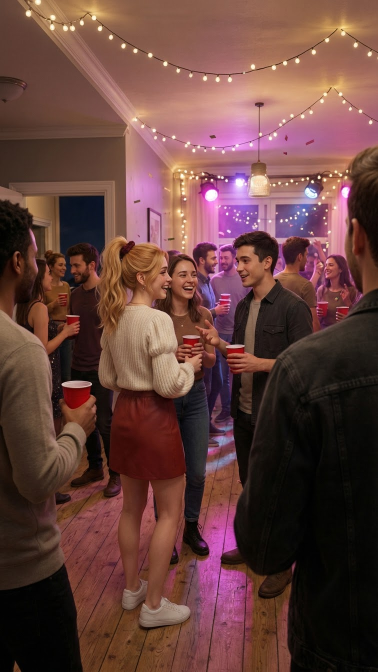
#> input picture quellen/uploads/LIVE1_gemini.jpg, 756 x 1344 px (shown at 1/2 size)
$ python -i v88_bilder.py   (imports and definitions only)
#> lines starting #> are read from the running program, lines starting #| are printed output that depends on the picture
#> further down, picture is the input picture: shape (1344, 756, 3); mean B, G, R 60.7, 65.6, 101.6
# V8.8: Bilder aus Bauliste offen-v8-8 (A, J). Wiederholbar. Kein Weichzeichner übers Bild.
# Weg wie V8.7: Upload -> Lanczos auf Zielgröße + leichtes Nachschärfen -> dist/img/CODE.webp
import cv2, numpy as np, os, json, re, sys, shutil, subprocess, io
from PIL import Image, ImageFilter
sys.path.insert(0, '/home/claude/game/proc')
from varianten import maske, speichere_overlay
from v87_draussen_dunkler import dunkel
R = '/home/claude/du-verpasst-was/'; U = R + 'quellen/uploads/'; G = '/home/claude/game/'; O = G + 'dist/img/'
nur = set(sys.argv[1:]); soll = lambda t: not nur or t in nur
# [1 line not run here, left out]
def fertig(im, W=1920, H=1080, schaerfe=45):
#> called with W = 1920, H = 1080, schaerfe = 45
    im = cv2.resize(im, (W, H), interpolation=cv2.INTER_LANCZOS4)
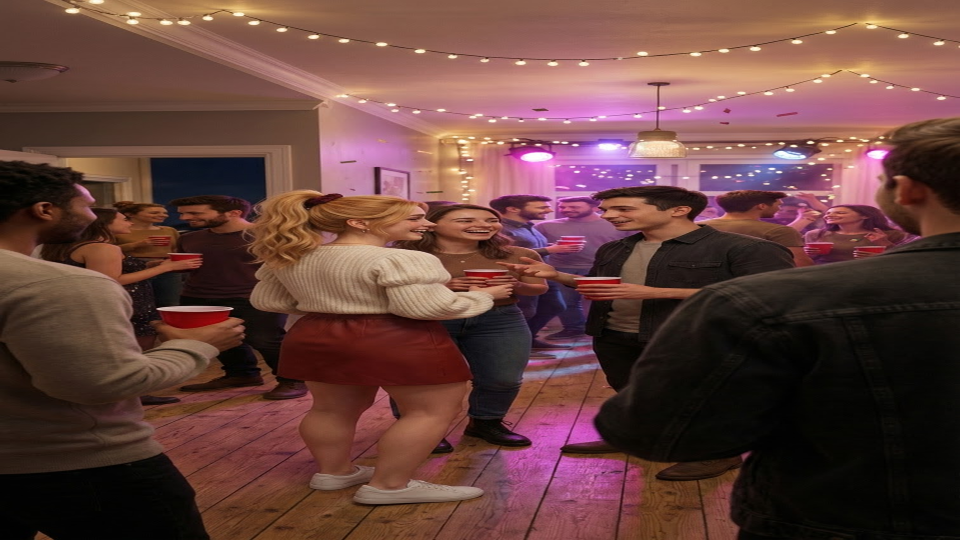
#> im: shape (1080, 1920, 3) (shown at 1/2 size); mean of channels 0, 1, 2 60.7, 65.6, 101.6; drawn as B, G, R
    p = Image.fromarray(cv2.cvtColor(im, cv2.COLOR_BGR2RGB)).filter(ImageFilter.UnsharpMask(1.2, schaerfe, 2))
    return cv2.cvtColor(np.asarray(p), cv2.COLOR_RGB2BGR)
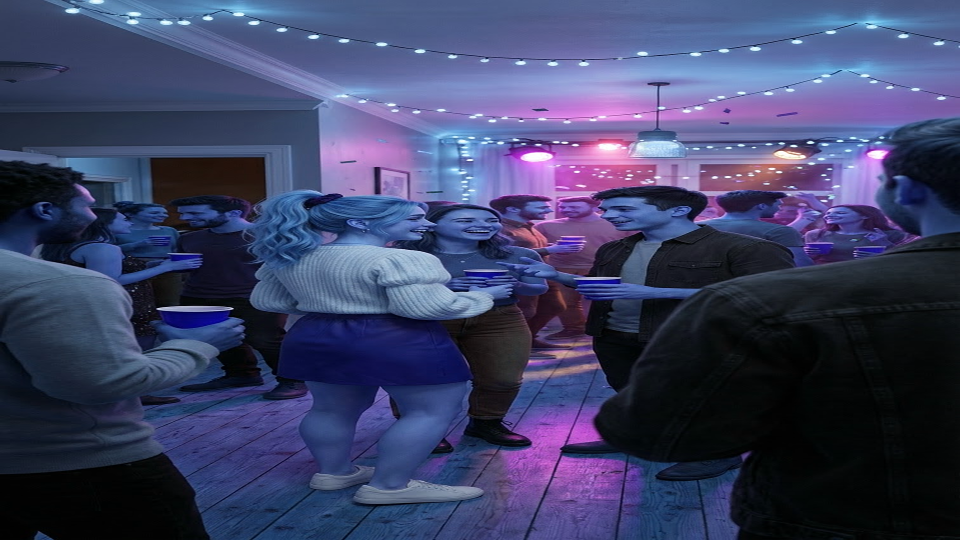
#> returned value: shape (1080, 1920, 3) (shown at 1/2 size); mean R, G, B 60.7, 65.6, 101.6
def webp(code, im, q=86): Image.fromarray(cv2.cvtColor(im, cv2.COLOR_BGR2RGB)).save(O + code + '.webp', 'WEBP', quality=q, method=6); print('ok', code, im.shape[1], im.shape[0])
# [1 line not run here, left out]
def handy(code, quelle=None):   # Handyfoto-Fassung *_h.webp
    im = Image.open(quelle or (O + code + '.webp')); im.thumbnail((1280, 1280)); handylook(im).save(O + code + '_h.webp', 'WEBP', quality=80, method=6); print('handy', code)
def nur_himmel(pil):   # A1: Personen nie dunkler – nur blaue Nachtflächen (Himmel/Stadt) etwas dunkler, sonst unverändert
    return dunkel(pil, himmel=0.72, gesamt=1.0)
cv2pil = lambda im: Image.fromarray(cv2.cvtColor(im, cv2.COLOR_BGR2RGB))
pil2cv = lambda p: cv2.cvtColor(np.asarray(p.convert('RGB')), cv2.COLOR_RGB2BGR)

# ---------- A1: Abdunkeln aus V8.7 zurücknehmen (Originale), nur Himmel ----------
ZURUECK = ['N14', 'N14r', 'N14m', 'N14h', 'N14rz', 'N14g', 'N14z', 'N14b', 'LNN', 'LNL', 'N15', 'N29', 'BALKON_LEER',
           'N36Z', 'B10', 'B14', 'B15', 'N11', 'N12', 'K12', 'L4b']
# [7 lines not run here, left out]

# ---------- A2: Personen aufhellen (Party spät, Date), Kurve pro Pixel: Mitten hoch, Schwarz bleibt ----------
def aufhellen(im, staerke=.78):
    a = im.astype(np.float32) / 255
    b = np.where(a < .04, a, .04 + (a - .04) ** staerke * (1 - .04) ** (1 - staerke))
    return np.clip(b * 255 + .5, 0, 255).astype(np.uint8)
# [24 lines not run here, left out]

# ---------- Tims Feier (A5): etwas dunkler und kühler ----------
def tim_look(im):
    a = im.astype(np.float32) / 255
    a = a * np.array([1.06, .97, .90])          # BGR: blau hoch, rot runter
    l = a.mean(2, keepdims=True); a = l + (a - l) * .82   # Lila weniger knallig
    a = a * .84
    return np.clip(a * 255, 0, 255).astype(np.uint8)
# [17 lines not run here, left out]

# ---------- Balkon-Bodenszene (7b C / 7c): Fenster-Fassungen genau auf den Bildausschnitt des Videos ----------
def auf_video(still, A):   # A: Video-Pixel -> Standbild-Pixel (aus ORB), Standbild in Videokoordinaten (1280x720) bringen
    M = cv2.invertAffineTransform(A); v = cv2.warpAffine(still, M, (1280, 720), flags=cv2.INTER_LANCZOS4, borderMode=cv2.BORDER_REFLECT)
    return v
def schaetze(frame, still):
    o = cv2.ORB_create(5000); k1, d1 = o.detectAndCompute(cv2.cvtColor(frame, 6), None); k2, d2 = o.detectAndCompute(cv2.cvtColor(still, 6), None)
    m = sorted(cv2.BFMatcher(cv2.NORM_HAMMING, True).match(d1, d2), key=lambda x: x.distance)[:500]
    A, _ = cv2.estimateAffinePartial2D(np.float32([k1[x.queryIdx].pt for x in m]), np.float32([k2[x.trainIdx].pt for x in m])); return A
# [39 lines not run here, left out]

>>> import cv2
>>> picture = cv2.imread('../../quellen/uploads/LIVE1_gemini.jpg')
>>> result = fertig(picture)
